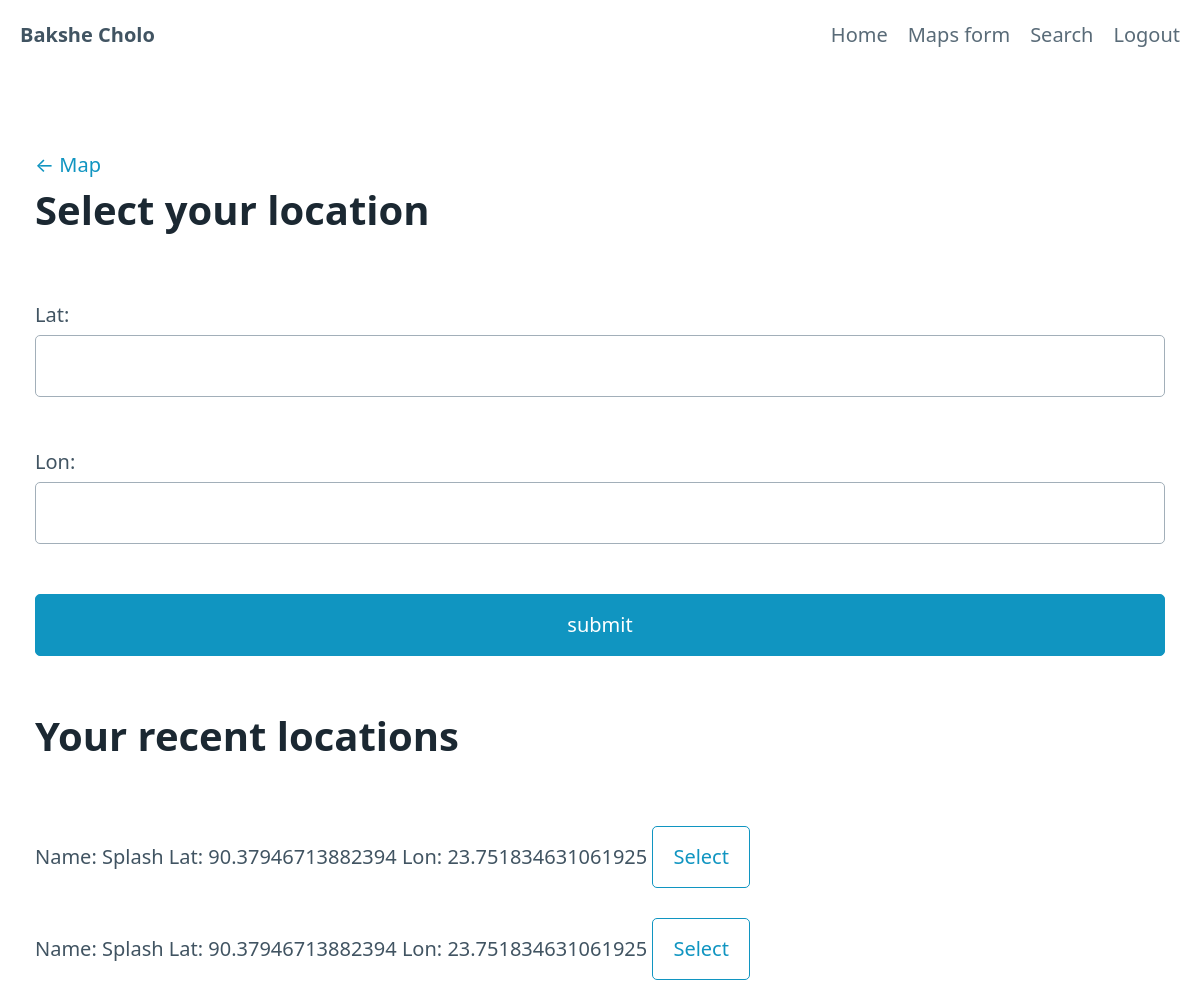
Page /maps_form (signed in) on the committed database.
### bakshe_cholo_app/models.py (models this page shows)
class User_Coordinates(models.Model):
    designation=models.ForeignKey(User,on_delete=models.CASCADE,null=True)
    lat = models.FloatField(max_length=20)
    lon = models.FloatField(max_length=20)
    created_at = models.DateTimeField(auto_now_add=True)

### bakshe_cholo_app/views.py (the view, shortened to what this page needs)
# urls.py: path('maps_form',views.coordinates_form, name = 'coordinates-form'),
@login_required
def coordinates_form(request):
    coordinates = User_Coordinates()
    form = UserCoordinatesForm()
    '''
    grab latest submitted user coordinate of the currently logged in user and show the recent 5 coordinate as recent position
    '''
    recent_coordinates=User_Coordinates.objects.filter(designation=request.user).order_by('-created_at')
    recent_coordinates=recent_coordinates[:5]
    context = {
        'coordinates': recent_coordinates,
        'form' : form,
    }
    return render(request, 'bakshe_cholo_app/maps_form.html', context)

### bakshe_cholo_app/forms.py
class UserCoordinatesForm(forms.ModelForm):
      class Meta:
            model = User_Coordinates
            fields= ('lat','lon')

### bakshe_cholo_app/templates/bakshe_cholo_app/maps_form.html (shortened to what this page needs)
{% extends 'bakshe_cholo_app/base.html' %}
{% block content %}
<div class="header-bar">
        <a href="{% url 'maps' %}">&#8592; Map</a>
</div>
{% if user.is_authenticated %}
<h1>Select your location </h1>
<div class="card-body">
    <form method= "POST" action ="">
         {{form.as_p}}
         <input class="button" type="submit" value="submit">
    </form>
</div>
<h1> Your recent locations </h1>
<div container="grid">
{% for data in coordinates %}
    <div>
    Name: {{user.username}}
    Lat: {{data.lat}}
    Lon: {{data.lon}}
    <a href="#" role="button" class="outline" onclick="show_data({{data.lat}},{{data.lon}})">Select</a>
    </div>
    <br>
{% endfor %}
</div>
{%else%}
   <h1> Login to continue </h1>
{% endif %}
{% endblock %}

### rows in the picture
User_Coordinates: lat "90.37946713882394", lon "23.751834631061925"
User_Coordinates: lat "90.37946713882394", lon "23.751834631061925"

### other values in the picture
{{ user.username }} "Splash"
